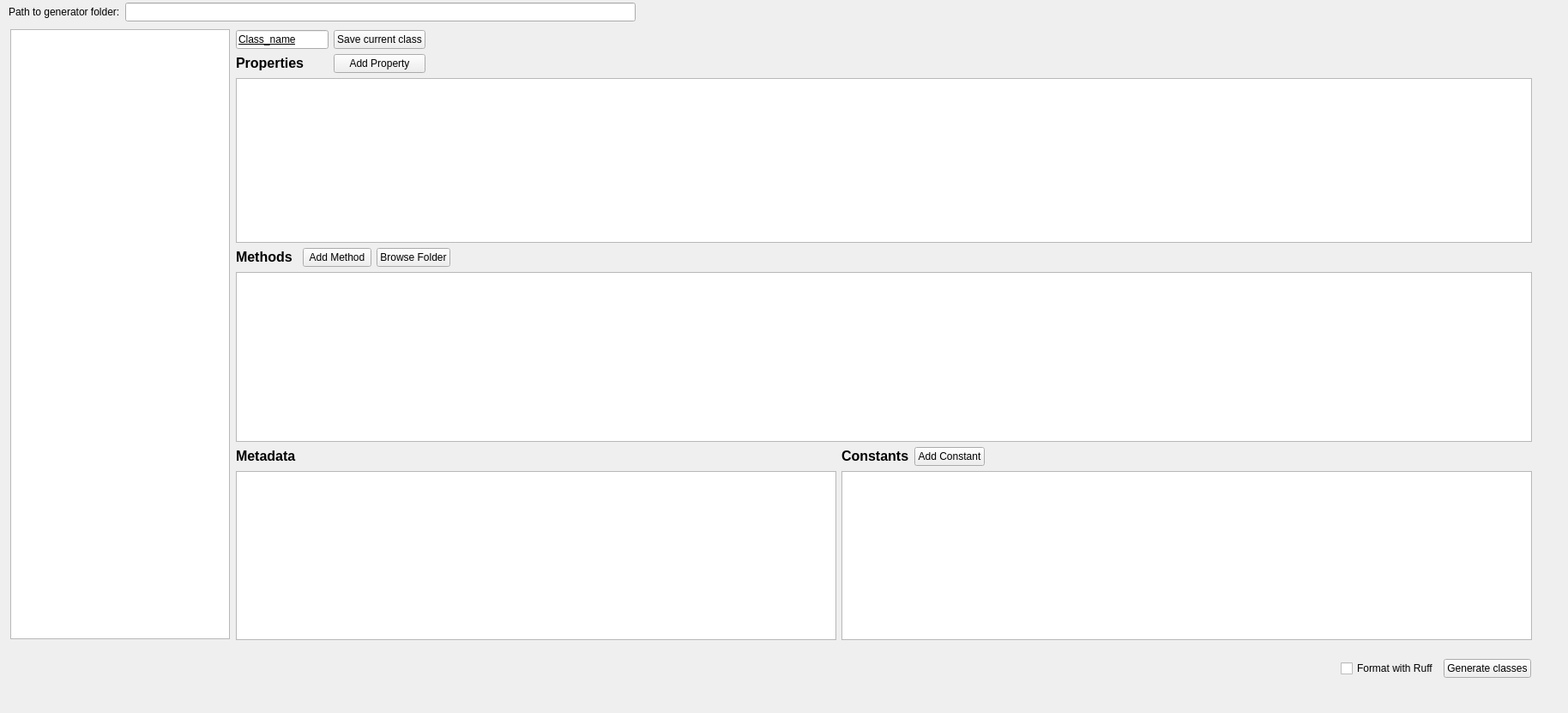
<?xml version="1.0" encoding="UTF-8"?>
<ui version="4.0">
 <class>DClassGenerator</class>
 <widget class="QWidget" name="DClassGenerator">
  <property name="geometry">
   <rect>
    <x>0</x>
    <y>0</y>
    <width>1828</width>
    <height>831</height>
   </rect>
  </property>
  <property name="windowTitle">
   <string>Pyleecan Class Generator</string>
  </property>
  <widget class="QTreeView" name="treeView">
   <property name="geometry">
    <rect>
     <x>12</x>
     <y>34</y>
     <width>256</width>
     <height>711</height>
    </rect>
   </property>
   <property name="sizePolicy">
    <sizepolicy hsizetype="Fixed" vsizetype="Expanding">
     <horstretch>0</horstretch>
     <verstretch>0</verstretch>
    </sizepolicy>
   </property>
   <property name="contextMenuPolicy">
    <enum>Qt::CustomContextMenu</enum>
   </property>
  </widget>
  <widget class="QWidget" name="layoutWidget">
   <property name="geometry">
    <rect>
     <x>14</x>
     <y>750</y>
     <width>1771</width>
     <height>58</height>
    </rect>
   </property>
   <layout class="QHBoxLayout" name="horizontalLayout">
    <item>
     <spacer name="horizontalSpacer">
      <property name="orientation">
       <enum>Qt::Horizontal</enum>
      </property>
      <property name="sizeHint" stdset="0">
       <size>
        <width>40</width>
        <height>20</height>
       </size>
      </property>
     </spacer>
    </item>
    <item>
     <layout class="QGridLayout" name="gridLayout">
      <item row="0" column="1">
       <widget class="QPushButton" name="b_genclass">
        <property name="text">
         <string>Generate classes</string>
        </property>
       </widget>
      </item>
      <item row="0" column="0">
       <widget class="QCheckBox" name="is_ruff">
        <property name="text">
         <string>Format with Ruff</string>
        </property>
       </widget>
      </item>
     </layout>
    </item>
   </layout>
  </widget>
  <widget class="QWidget" name="layoutWidget">
   <property name="geometry">
    <rect>
     <x>275</x>
     <y>35</y>
     <width>1511</width>
     <height>711</height>
    </rect>
   </property>
   <layout class="QVBoxLayout" name="verticalLayout">
    <item>
     <layout class="QGridLayout" name="gridLayout_4">
      <item row="1" column="3">
       <spacer name="horizontalSpacer_4">
        <property name="orientation">
         <enum>Qt::Horizontal</enum>
        </property>
        <property name="sizeHint" stdset="0">
         <size>
          <width>40</width>
          <height>20</height>
         </size>
        </property>
       </spacer>
      </item>
      <item row="4" column="0" colspan="5">
       <widget class="QTableWidget" name="table_prop"/>
      </item>
      <item row="2" column="0" colspan="2">
       <widget class="QLabel" name="lab_param">
        <property name="text">
         <string>&lt;html&gt;&lt;head/&gt;&lt;body&gt;&lt;p&gt;&lt;span style=&quot; font-size:12pt; font-weight:700;&quot;&gt;Properties&lt;/span&gt;&lt;/p&gt;&lt;/body&gt;&lt;/html&gt;</string>
        </property>
       </widget>
      </item>
      <item row="2" column="3">
       <spacer name="horizontalSpacer_3">
        <property name="orientation">
         <enum>Qt::Horizontal</enum>
        </property>
        <property name="sizeHint" stdset="0">
         <size>
          <width>40</width>
          <height>20</height>
         </size>
        </property>
       </spacer>
      </item>
      <item row="1" column="2">
       <widget class="QPushButton" name="b_saveclass">
        <property name="toolTip">
         <string>&lt;html&gt;&lt;head/&gt;&lt;body&gt;&lt;p&gt;Save modifications made to current class&lt;/p&gt;&lt;/body&gt;&lt;/html&gt;</string>
        </property>
        <property name="text">
         <string>Save current class</string>
        </property>
       </widget>
      </item>
      <item row="2" column="2">
       <widget class="QPushButton" name="b_addprop">
        <property name="toolTip">
         <string>&lt;html&gt;&lt;head/&gt;&lt;body&gt;&lt;p&gt;Add new row at the bottom of property table&lt;/p&gt;&lt;/body&gt;&lt;/html&gt;</string>
        </property>
        <property name="text">
         <string>Add Property</string>
        </property>
       </widget>
      </item>
      <item row="1" column="0" colspan="2">
       <widget class="QLineEdit" name="le_classname">
        <property name="sizePolicy">
         <sizepolicy hsizetype="Maximum" vsizetype="Fixed">
          <horstretch>0</horstretch>
          <verstretch>0</verstretch>
         </sizepolicy>
        </property>
        <property name="maximumSize">
         <size>
          <width>400</width>
          <height>16777215</height>
         </size>
        </property>
        <property name="styleSheet">
         <string notr="true">font: 700 14pt &quot;Arial&quot;;
text-decoration: underline;</string>
        </property>
        <property name="text">
         <string>Class_name</string>
        </property>
       </widget>
      </item>
     </layout>
    </item>
    <item>
     <layout class="QGridLayout" name="gridLayout_3">
      <item row="0" column="0">
       <widget class="QLabel" name="lab_methods">
        <property name="text">
         <string>&lt;html&gt;&lt;head/&gt;&lt;body&gt;&lt;p&gt;&lt;span style=&quot; font-size:12pt; font-weight:700;&quot;&gt;Methods&lt;/span&gt;&lt;/p&gt;&lt;/body&gt;&lt;/html&gt;</string>
        </property>
       </widget>
      </item>
      <item row="1" column="0" colspan="5">
       <widget class="QTableWidget" name="table_meth"/>
      </item>
      <item row="0" column="2">
       <widget class="QPushButton" name="b_addmeth">
        <property name="toolTip">
         <string>&lt;html&gt;&lt;head/&gt;&lt;body&gt;&lt;p&gt;Add new row at the bottom of method list&lt;/p&gt;&lt;/body&gt;&lt;/html&gt;</string>
        </property>
        <property name="text">
         <string>Add Method</string>
        </property>
       </widget>
      </item>
      <item row="0" column="4">
       <spacer name="horizontalSpacer_2">
        <property name="orientation">
         <enum>Qt::Horizontal</enum>
        </property>
        <property name="sizeHint" stdset="0">
         <size>
          <width>40</width>
          <height>20</height>
         </size>
        </property>
       </spacer>
      </item>
      <item row="0" column="3">
       <widget class="QPushButton" name="b_browse">
        <property name="toolTip">
         <string>&lt;html&gt;&lt;head/&gt;&lt;body&gt;&lt;p&gt;Browse to method folder in explorer&lt;/p&gt;&lt;/body&gt;&lt;/html&gt;</string>
        </property>
        <property name="text">
         <string>Browse Folder</string>
        </property>
       </widget>
      </item>
     </layout>
    </item>
    <item>
     <layout class="QGridLayout" name="gridLayout_2">
      <item row="5" column="0">
       <widget class="QTableWidget" name="table_meta">
        <property name="sizePolicy">
         <sizepolicy hsizetype="Minimum" vsizetype="Expanding">
          <horstretch>0</horstretch>
          <verstretch>0</verstretch>
         </sizepolicy>
        </property>
        <property name="minimumSize">
         <size>
          <width>700</width>
          <height>0</height>
         </size>
        </property>
        <property name="maximumSize">
         <size>
          <width>750</width>
          <height>16777215</height>
         </size>
        </property>
       </widget>
      </item>
      <item row="2" column="0">
       <widget class="QLabel" name="lab_meta">
        <property name="text">
         <string>&lt;html&gt;&lt;head/&gt;&lt;body&gt;&lt;p&gt;&lt;span style=&quot; font-size:12pt; font-weight:700;&quot;&gt;Metadata&lt;/span&gt;&lt;/p&gt;&lt;/body&gt;&lt;/html&gt;</string>
        </property>
       </widget>
      </item>
      <item row="2" column="2">
       <widget class="QPushButton" name="b_addconst">
        <property name="toolTip">
         <string>&lt;html&gt;&lt;head/&gt;&lt;body&gt;&lt;p&gt;Add a new row at the bottom of constant table&lt;/p&gt;&lt;/body&gt;&lt;/html&gt;</string>
        </property>
        <property name="text">
         <string>Add Constant</string>
        </property>
       </widget>
      </item>
      <item row="2" column="1">
       <widget class="QLabel" name="lab_const">
        <property name="text">
         <string>&lt;html&gt;&lt;head/&gt;&lt;body&gt;&lt;p&gt;&lt;span style=&quot; font-size:12pt; font-weight:700;&quot;&gt;Constants&lt;/span&gt;&lt;/p&gt;&lt;/body&gt;&lt;/html&gt;</string>
        </property>
       </widget>
      </item>
      <item row="2" column="3">
       <spacer name="horizontalSpacer_5">
        <property name="orientation">
         <enum>Qt::Horizontal</enum>
        </property>
        <property name="sizeHint" stdset="0">
         <size>
          <width>40</width>
          <height>20</height>
         </size>
        </property>
       </spacer>
      </item>
      <item row="5" column="1" colspan="3">
       <widget class="QTableWidget" name="table_const">
        <property name="sizePolicy">
         <sizepolicy hsizetype="Minimum" vsizetype="Expanding">
          <horstretch>0</horstretch>
          <verstretch>0</verstretch>
         </sizepolicy>
        </property>
        <property name="minimumSize">
         <size>
          <width>400</width>
          <height>0</height>
         </size>
        </property>
        <property name="maximumSize">
         <size>
          <width>1200</width>
          <height>16777215</height>
         </size>
        </property>
       </widget>
      </item>
     </layout>
    </item>
   </layout>
  </widget>
  <widget class="QWidget" name="layoutWidget">
   <property name="geometry">
    <rect>
     <x>10</x>
     <y>0</y>
     <width>731</width>
     <height>28</height>
    </rect>
   </property>
   <layout class="QHBoxLayout" name="horizontalLayout_2">
    <item>
     <widget class="QLabel" name="label_path_classgen">
      <property name="text">
       <string>Path to generator folder:</string>
      </property>
     </widget>
    </item>
    <item>
     <widget class="QLineEdit" name="le_path_classgen"/>
    </item>
   </layout>
  </widget>
 </widget>
 <resources>
  <include location="../../Resources/pyleecan.qrc"/>
 </resources>
 <connections/>
</ui>
